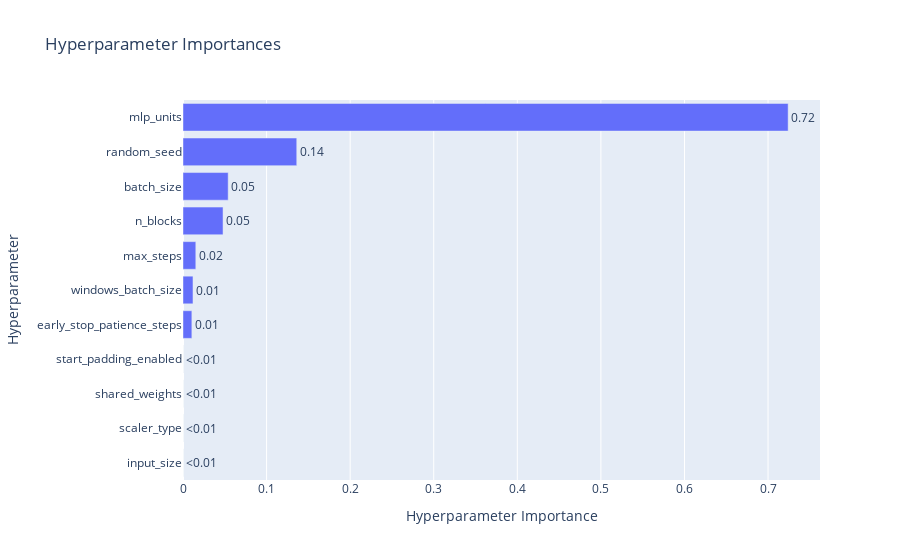
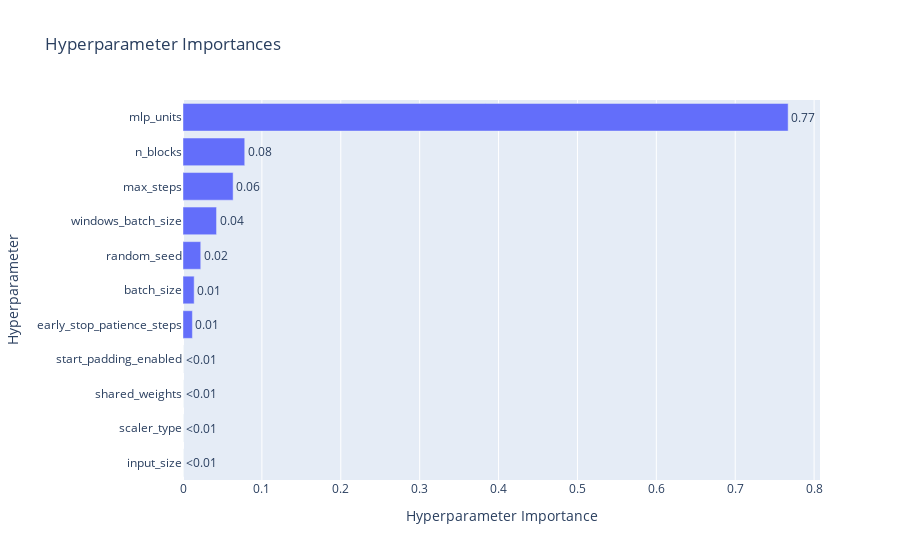
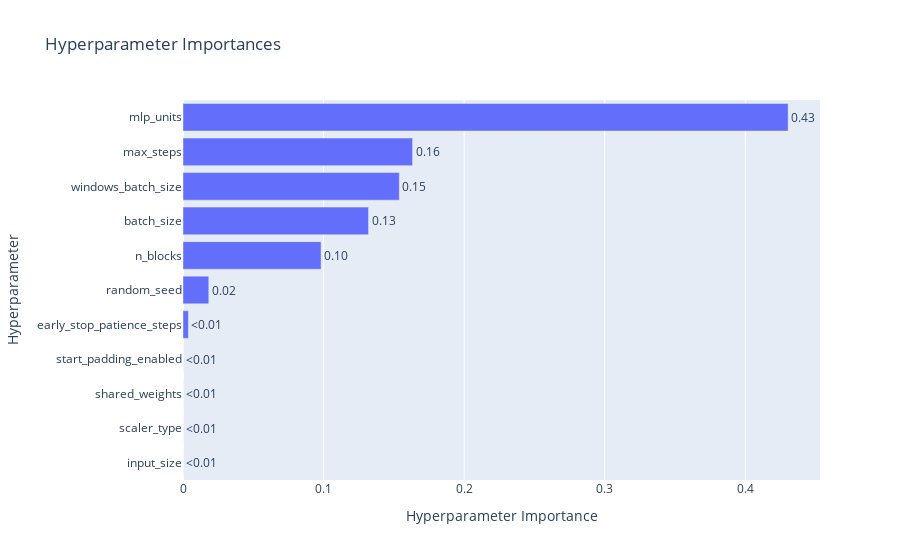
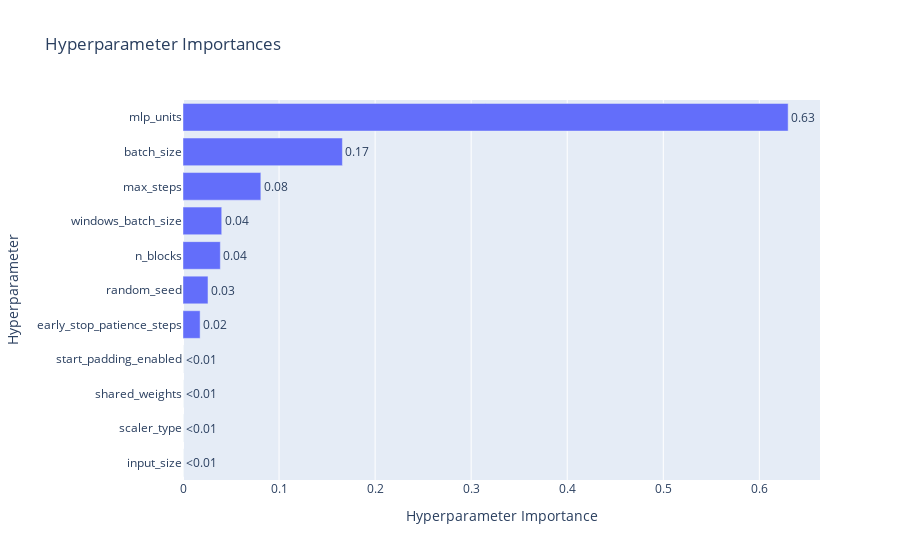

Notebook code for these charts, in order:
### Code cell
# study = optuna.load_study(
#         study_name="nbeatsmoe_m3_Monthly_24",
#         storage="sqlite:///c:/Users/ricar/mixture_of_experts_time_series/db/study_nbeats_blcs.db",
#     )
import warnings
warnings.filterwarnings("ignore")

# print all study names
studies = optuna.get_all_study_summaries(
    storage="sqlite:///c:/Users/ricar/mixture_of_experts_time_series/db/study_nbeats_blcs.db"
)

for study in studies:
    # load study
    print(study.study_name)
    study = optuna.load_study(
        study_name=study.study_name,
        storage="sqlite:///c:/Users/ricar/mixture_of_experts_time_series/db/study_nbeats_blcs.db",
    )
    plot_param_importances(study).show()
    if "nbeatsmoe" in study.study_name:
        plot_contour(study, params=["top_k", "nr_experts"]).show()

# plot_optimization_history(study)
# plot_param_importances(study)
# print best params
# print(study.best_params)
# plot_rank(study, params=["nr_experts", "top_k"])
# plot_timeline(study)
# plot_contour(study, params=["nr_experts", "top_k"])
# plot_contour(study, params=["nr_experts", "mlp_units"])
# plot_contour(study, params=["top_k", "nr_experts"])
# plot_slice(study, params=["nr_experts", "top_k", "mlp_units"])

### Figure 1 — Plotly figure (JSON) as saved in the notebook; plotly's stock layout.template omitted (floating-point values rounded to 4 significant figures)
{"data": [{"cliponaxis": false, "hovertemplate": ["input_size (CategoricalDistribution): 0.0<extra></extra>", "scaler_type (CategoricalDistribution): 0.0<extra></extra>", "shared_weights (CategoricalDistribution): 0.0<extra></extra>", "start_padding_enabled (CategoricalDistribution): 0.0<extra></extra>", "early_stop_patience_steps (CategoricalDistribution): 0.010606524262557279<extra></extra>", "windows_batch_size (CategoricalDistribution): 0.011940374285253257<extra></extra>", "max_steps (CategoricalDistribution): 0.015329399686881788<extra></extra>", "n_blocks (CategoricalDistribution): 0.047907915840892254<extra></extra>", "batch_size (CategoricalDistribution): 0.05405387891680035<extra></extra>", "random_seed (IntDistribution): 0.13610471311918532<extra></extra>", "mlp_units (CategoricalDistribution): 0.7240571938884297<extra></extra>"], "name": "Objective Value", "orientation": "h", "text": ["<0.01", "<0.01", "<0.01", "<0.01", "0.01", "0.01", "0.02", "0.05", "0.05", "0.14", "0.72"], "textposition": "outside", "type": "bar", "x": [0, 0, 0, 0, 0.01061, 0.01194, 0.01533, 0.04791, 0.05405, 0.1361, 0.7241], "y": ["input_size", "scaler_type", "shared_weights", "start_padding_enabled", "early_stop_patience_steps", "windows_batch_size", "max_steps", "n_blocks", "batch_size", "random_seed", "mlp_units"]}], "layout": {"title": {"text": "Hyperparameter Importances"}, "xaxis": {"title": {"text": "Hyperparameter Importance"}}, "yaxis": {"title": {"text": "Hyperparameter"}}}}

### Figure 2 — Plotly figure (JSON) as saved in the notebook; plotly's stock layout.template omitted (floating-point values rounded to 4 significant figures)
{"data": [{"cliponaxis": false, "hovertemplate": ["input_size (CategoricalDistribution): 0.0<extra></extra>", "scaler_type (CategoricalDistribution): 0.0<extra></extra>", "shared_weights (CategoricalDistribution): 0.0<extra></extra>", "start_padding_enabled (CategoricalDistribution): 0.0<extra></extra>", "early_stop_patience_steps (CategoricalDistribution): 0.011911890871887968<extra></extra>", "batch_size (CategoricalDistribution): 0.014153972074843058<extra></extra>", "random_seed (IntDistribution): 0.02250127139060527<extra></extra>", "windows_batch_size (CategoricalDistribution): 0.0425181863309506<extra></extra>", "max_steps (CategoricalDistribution): 0.06354464215581954<extra></extra>", "n_blocks (CategoricalDistribution): 0.07826373066046956<extra></extra>", "mlp_units (CategoricalDistribution): 0.7671063065154239<extra></extra>"], "name": "Objective Value", "orientation": "h", "text": ["<0.01", "<0.01", "<0.01", "<0.01", "0.01", "0.01", "0.02", "0.04", "0.06", "0.08", "0.77"], "textposition": "outside", "type": "bar", "x": [0, 0, 0, 0, 0.01191, 0.01415, 0.0225, 0.04252, 0.06354, 0.07826, 0.7671], "y": ["input_size", "scaler_type", "shared_weights", "start_padding_enabled", "early_stop_patience_steps", "batch_size", "random_seed", "windows_batch_size", "max_steps", "n_blocks", "mlp_units"]}], "layout": {"title": {"text": "Hyperparameter Importances"}, "xaxis": {"title": {"text": "Hyperparameter Importance"}}, "yaxis": {"title": {"text": "Hyperparameter"}}}}

### Figure 3 — Plotly figure (JSON) as saved in the notebook; plotly's stock layout.template omitted (floating-point values rounded to 4 significant figures)
{"data": [{"cliponaxis": false, "hovertemplate": ["input_size (CategoricalDistribution): 0.0<extra></extra>", "scaler_type (CategoricalDistribution): 0.0<extra></extra>", "shared_weights (CategoricalDistribution): 0.0<extra></extra>", "start_padding_enabled (CategoricalDistribution): 0.0<extra></extra>", "early_stop_patience_steps (CategoricalDistribution): 0.003834277560891091<extra></extra>", "random_seed (IntDistribution): 0.018347007058839272<extra></extra>", "n_blocks (CategoricalDistribution): 0.09820187555464004<extra></extra>", "batch_size (CategoricalDistribution): 0.131987637538755<extra></extra>", "windows_batch_size (CategoricalDistribution): 0.15386736734097453<extra></extra>", "max_steps (CategoricalDistribution): 0.1632897023733587<extra></extra>", "mlp_units (CategoricalDistribution): 0.4304721325725414<extra></extra>"], "name": "Objective Value", "orientation": "h", "text": ["<0.01", "<0.01", "<0.01", "<0.01", "<0.01", "0.02", "0.10", "0.13", "0.15", "0.16", "0.43"], "textposition": "outside", "type": "bar", "x": [0, 0, 0, 0, 0.003834, 0.01835, 0.0982, 0.132, 0.1539, 0.1633, 0.4305], "y": ["input_size", "scaler_type", "shared_weights", "start_padding_enabled", "early_stop_patience_steps", "random_seed", "n_blocks", "batch_size", "windows_batch_size", "max_steps", "mlp_units"]}], "layout": {"title": {"text": "Hyperparameter Importances"}, "xaxis": {"title": {"text": "Hyperparameter Importance"}}, "yaxis": {"title": {"text": "Hyperparameter"}}}}

### Figure 4 — Plotly figure (JSON) as saved in the notebook; plotly's stock layout.template omitted (floating-point values rounded to 4 significant figures)
{"data": [{"cliponaxis": false, "hovertemplate": ["input_size (CategoricalDistribution): 0.0<extra></extra>", "scaler_type (CategoricalDistribution): 0.0<extra></extra>", "shared_weights (CategoricalDistribution): 0.0<extra></extra>", "start_padding_enabled (CategoricalDistribution): 0.0<extra></extra>", "early_stop_patience_steps (CategoricalDistribution): 0.017809574411386305<extra></extra>", "random_seed (IntDistribution): 0.026005637989505483<extra></extra>", "n_blocks (CategoricalDistribution): 0.03887051170109274<extra></extra>", "windows_batch_size (CategoricalDistribution): 0.040323905034037925<extra></extra>", "max_steps (CategoricalDistribution): 0.08104543964928924<extra></extra>", "batch_size (CategoricalDistribution): 0.1659563139839229<extra></extra>", "mlp_units (CategoricalDistribution): 0.6299886172307653<extra></extra>"], "name": "Objective Value", "orientation": "h", "text": ["<0.01", "<0.01", "<0.01", "<0.01", "0.02", "0.03", "0.04", "0.04", "0.08", "0.17", "0.63"], "textposition": "outside", "type": "bar", "x": [0, 0, 0, 0, 0.01781, 0.02601, 0.03887, 0.04032, 0.08105, 0.166, 0.63], "y": ["input_size", "scaler_type", "shared_weights", "start_padding_enabled", "early_stop_patience_steps", "random_seed", "n_blocks", "windows_batch_size", "max_steps", "batch_size", "mlp_units"]}], "layout": {"title": {"text": "Hyperparameter Importances"}, "xaxis": {"title": {"text": "Hyperparameter Importance"}}, "yaxis": {"title": {"text": "Hyperparameter"}}}}
